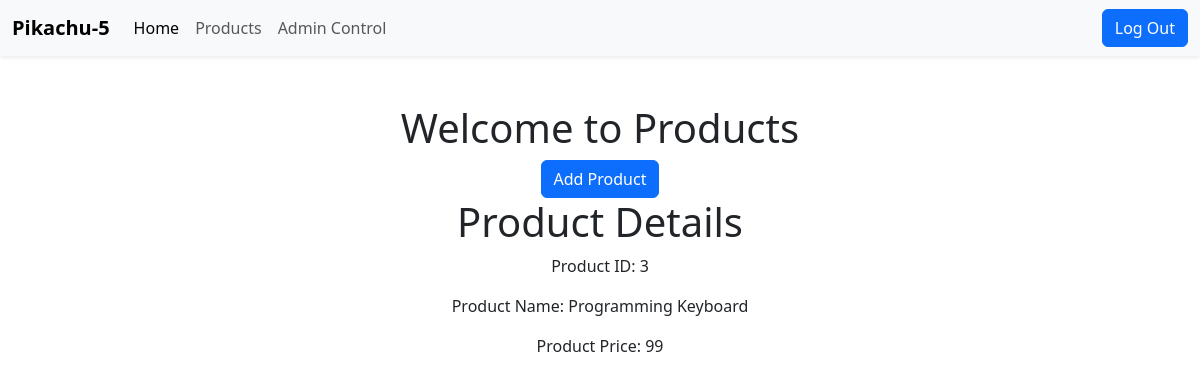
/products.php?product=3 (signed in), run on the app's committed database.
### tables this page shows
CREATE TABLE `products` (
  `id` int(11) NOT NULL,
  `name` varchar(20) NOT NULL,
  `price` varchar(20) NOT NULL,
  `status` varchar(20) NOT NULL DEFAULT 'visible'
);

### products.php (the view, shortened to what this page needs)
<?php
if (isset($_COOKIE['username'])) { ?>
<!DOCTYPE html>
<html lang="en">
<head>
      <?php include './styles/styles.php';?>
</head>
<body>
      <?php include './components/navbar.php';?>
      <div class="container d-flex-col justify-content-center text-center align-items-center p-5 m-6">
            <div class="container">
                  <h1 class="text-center">Welcome to Products</h1>
                  <a href='new-product.php' class="btn btn-primary">Add Product</a>
            </div>
            <div class="container">
                  <?php
                   include './db/db.php';
                  if (!$_GET) {
                        $query = "SELECT * FROM pikachu.products WHERE status='visible'";
                        $result = mysqli_query($conn, $query);
                              echo "<div class='container d-flex-row '>";
                              echo " <div class='row row-cols-3'>";
                              while ($row = mysqli_fetch_assoc($result)) {
                              echo "<div class='col'>";
                              echo "<div class='card m-3 p-3'>";
                              echo "<p>Product Name: ".$row['name']."</p>";
                              echo "<p>Product Price: ".$row['price']."</p>";
                              echo "<a href='products.php?product=".$row['id']."'>View Product</a>";
                              echo "</div>";
                             echo "</div>";
                              }
                              echo "</div>";
                              echo "</div>";
                  }else{
                             $product_id = $_GET['product'];
                              $query = "SELECT * FROM pikachu.products WHERE id='$product_id' AND status='visible'";
                              $result = mysqli_query($conn, $query);
                              $row = mysqli_fetch_assoc($result);
                              if ($row) {
                                    echo "<div class='container'>";
                                    echo "<h1>Product Details</h1>";
                                    echo "<p>Product ID: ".$row['id']."</p>";
                                    echo "<p>Product Name: ".$row['name']."</p>";
                                    echo "<p>Product Price: ".$row['price']."</p>";
                                    echo "</div>";
                              } else {
                                    echo "Product Not Found";
                              }
                  }
                  ?>
            </div>
      </div>
</body>
</html>
<?php } else {
      header('Location: ./index.php');
} ?>

### data on the page
products: id "3", name "Programming Keyboard", price "99"
